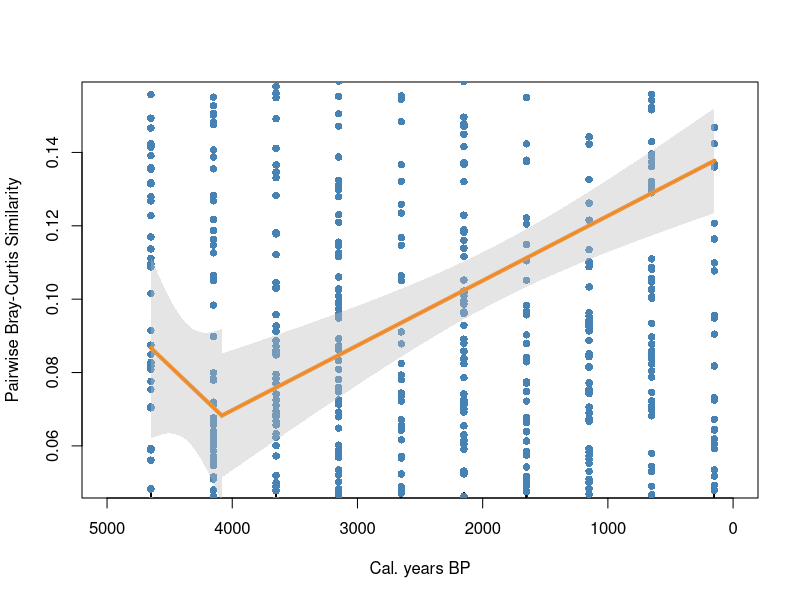
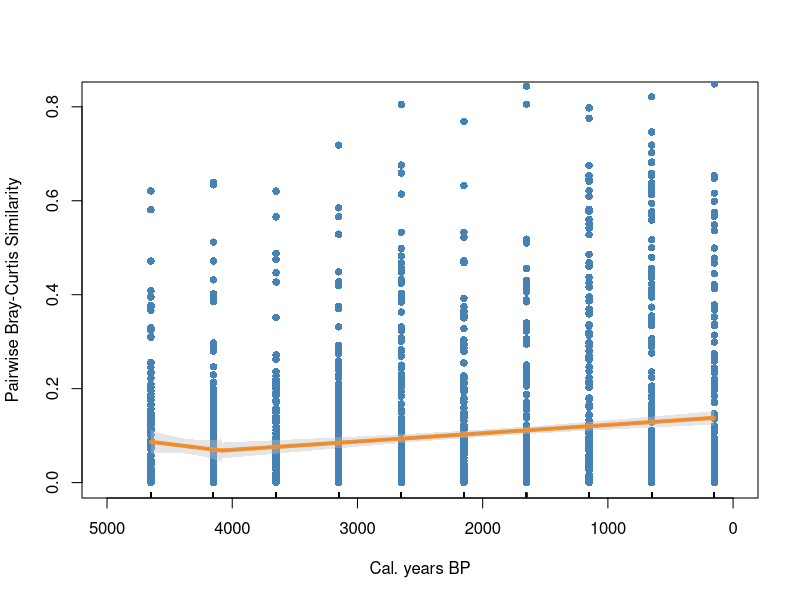

These charts were generated, in order, by the following R code:
#Similarity analysis based on rank####

library(ggplot2)
library(reshape)
library(tidyverse)
library(vegan)

data<-read.csv("Outputs/max_binned.csv", check.names = FALSE)
data<-data[-c(1)]

#columns 51, 153, 335 are metadata
data<-data[c(51, 153, 335, 1:50, 52:152, 154:334, 336:373)]

names(data)[2]<-"interval"
data$interval<-gsub("]","",as.character(data$interval))
data$interval<-gsub("\\(|\\)","",as.character(data$interval))

split<-strsplit(data$interval, split = ",")
matrix<-matrix(unlist(split),ncol=2,byrow=T)
matrix<-as.data.frame(matrix)
matrix$V1 <- as.numeric(matrix$V1)
matrix$V2 <- as.numeric(matrix$V2)
matrix$mean_interval_group<-rowMeans(matrix[1:2], na.rm=TRUE)

drop <- c("interval")
data = data[,!(names(data) %in% drop)]
data$mean_interval_age<-matrix$mean_interval_group
data<-data[c(373, 1:372)]

#drop columns when the column sum= 0
meta<-data[1:3]
data<-data[4:373]
data<-Filter(function(data) sum(abs(data), na.rm = TRUE) > 0, data)
data<-cbind(meta,data)

#Match the taxa names to rank####
# aggregate columns into groups

#family
look_up<- read.csv("Outputs/rank.csv", header = F, check.names = FALSE)
look_up<-t(look_up)
look_up<-as.data.frame(look_up)
colnames(look_up)[colnames(look_up) == "V1"] <- "name"
colnames(look_up)[colnames(look_up) == "V2"] <- "rank"
fam<- look_up[look_up$rank == "family", ]
fam<-fam$name
names.use <- names(data)[(names(data) %in% fam)]
fam.subset <- data[, names.use]
fam.subset<-cbind(meta,fam.subset)

fam.subset<-fam.subset[rowSums(fam.subset[4:99])>0,]

#genus
gen<- look_up[look_up$rank == "genus", ]
gen<-gen$name
names.use <- names(data)[(names(data) %in% gen)]
gen.subset <- data[, names.use]
gen.subset<-cbind(meta,gen.subset)

gen.subset<-gen.subset[rowSums(gen.subset[4:215])>0,]

#species
#sometimes spaces become full stops in the .csv
spe<- look_up[look_up$rank == "species", ]
spe<-spe$name
names.use <- names(data)[(names(data) %in% spe)]
spe.subset <- data[, names.use]
spe.subset<-cbind(meta,spe.subset)

spe.subset<-spe.subset[rowSums(spe.subset[4:43])>0,]

#Fam Similarity analysis ####
# Build unique pairs to compare each with each

data<-fam.subset
pairs<-expand.grid(unique(data$Site),unique(data$Site))
pairs<-pairs[pairs[,1]!=pairs[,2],]
for(i in 1:nrow(pairs)){	
  if(i>nrow(pairs)){break} else {
    a<-paste(pairs[,1],pairs[,2])
    b<-paste(pairs[,2],pairs[,1])	
    pairs<-pairs[-which(a[i]==b),]
  }}

comp<-list()
for(i in 1:nrow(pairs)){
  a<-data[data$Site ==pairs[i,1],]
  b<-data[data$Site ==pairs[i,2],]	
  times<-intersect(a$mean_interval_age, b$mean_interval_age)
  sims<-times
  sims[]<-NA
  for(d in times){
    sims[times==d]<-1-vegdist(rbind(a[a$mean_interval_age==d,4:99],b[b$mean_interval_age==d,4:99]),method="bray")}
  comp[[i]]<-data.frame(times,sims)
}

unique(data$Site)
sites<-list()
homogen<-matrix(NA,15,15)
colnames(homogen)<-unique(data$Site)
rownames(homogen)<-unique(data$Site)
R<-N<-homogen

for(i in unique(data$Site))
  abfrage<-pairs[,1] %in% i | pairs[,2] %in% i
  unique(data$Site)
  
  for(e in which(abfrage)){
    homogen[i,pairs[e,which(pairs[e,]!=i)]]<-coef(lm(sims~times,data=comp[[e]]))[2]
    N[i,pairs[e,which(pairs[e,]!=i)]]<-nrow(comp[[e]])
    R[i,pairs[e,which(pairs[e,]!=i)]]<-summary(lm(sims~times,data=comp[[e]]))$adj	
  }	

names(comp)<-paste(pairs[,1],pairs[,2])

dat.fam<-do.call("rbind", comp)
dat.fam$name<-unlist(lapply(strsplit(rownames(dat.fam),split="[.]"),function(x){x[[1]]}))

#Gen Similarity analysis ####
# Build unique pairs to compare each with each

data<-gen.subset
pairs<-expand.grid(unique(data$Site),unique(data$Site))
pairs<-pairs[pairs[,1]!=pairs[,2],]
for(i in 1:nrow(pairs)){	
  if(i>nrow(pairs)){break} else {
    a<-paste(pairs[,1],pairs[,2])
    b<-paste(pairs[,2],pairs[,1])	
    pairs<-pairs[-which(a[i]==b),]
  }}

comp<-list()
for(i in 1:nrow(pairs)){
  a<-data[data$Site ==pairs[i,1],]
  b<-data[data$Site ==pairs[i,2],]	
  times<-intersect(a$mean_interval_age, b$mean_interval_age)
  sims<-times
  sims[]<-NA
  for(d in times){
    sims[times==d]<-1-vegdist(rbind(a[a$mean_interval_age==d,4:215],b[b$mean_interval_age==d,4:215]),method="bray")}
  comp[[i]]<-data.frame(times,sims)
}

unique(data$Site)
sites<-list()
homogen<-matrix(NA,15,15)
colnames(homogen)<-unique(data$Site)
rownames(homogen)<-unique(data$Site)
R<-N<-homogen

for(i in unique(data$Site))
  abfrage<-pairs[,1] %in% i | pairs[,2] %in% i
  unique(data$Site)
  
  for(e in which(abfrage)){
    homogen[i,pairs[e,which(pairs[e,]!=i)]]<-coef(lm(sims~times,data=comp[[e]]))[2]
    N[i,pairs[e,which(pairs[e,]!=i)]]<-nrow(comp[[e]])
    R[i,pairs[e,which(pairs[e,]!=i)]]<-summary(lm(sims~times,data=comp[[e]]))$adj	
  }	
  
  names(comp)<-paste(pairs[,1],pairs[,2])
  
  dat.gen<-do.call("rbind", comp)
  dat.gen$name<-unlist(lapply(strsplit(rownames(dat.gen),split="[.]"),function(x){x[[1]]}))
  
  #Spe Similarity analysis ####
  # Build unique pairs to compare each with each
  
  data<-spe.subset
  pairs<-expand.grid(unique(data$Site),unique(data$Site))
  pairs<-pairs[pairs[,1]!=pairs[,2],]
  for(i in 1:nrow(pairs)){	
    if(i>nrow(pairs)){break} else {
      a<-paste(pairs[,1],pairs[,2])
      b<-paste(pairs[,2],pairs[,1])	
      pairs<-pairs[-which(a[i]==b),]
    }}
  
  comp<-list()
  for(i in 1:nrow(pairs)){
    a<-data[data$Site ==pairs[i,1],]
    b<-data[data$Site ==pairs[i,2],]	
    times<-intersect(a$mean_interval_age, b$mean_interval_age)
    sims<-times
    sims[]<-NA
    for(d in times){
      sims[times==d]<-1-vegdist(rbind(a[a$mean_interval_age==d,4:43],b[b$mean_interval_age==d,4:43]),method="bray")}
    comp[[i]]<-data.frame(times,sims)
  }
  
  unique(data$Site)
  sites<-list()
  #IMPORTANT once rows=0 have been removed####
  #there may be <15 sites
  homogen<-matrix(NA,11,11)
  colnames(homogen)<-unique(data$Site)
  rownames(homogen)<-unique(data$Site)
  R<-N<-homogen
  
  for(i in unique(data$Site))
    abfrage<-pairs[,1] %in% i | pairs[,2] %in% i
  unique(data$Site)
  
  #for(e in which(abfrage)){
    #homogen[i,pairs[e,which(pairs[e,]!=i)]]<-coef(lm(sims~times,data=comp[[e]]))[2]
    #N[i,pairs[e,which(pairs[e,]!=i)]]<-nrow(comp[[e]])
    #R[i,pairs[e,which(pairs[e,]!=i)]]<-summary(lm(sims~times,data=comp[[e]]))$adj	
  #}	
  
  names(comp)<-paste(pairs[,1],pairs[,2])
  
  dat.spe<-do.call("rbind", comp)
  dat.spe$name<-unlist(lapply(strsplit(rownames(dat.spe),split="[.]"),function(x){x[[1]]}))
  
  #Combine fam, gen, and spe####
  
  dat.fam$rank<-"family"
  dat.gen$rank<-"genus"
  dat.spe$rank<-"species"
  
  dat<-rbind(dat.fam, dat.gen)
  dat<-rbind(dat, dat.spe)
  #write.csv(dat, "Outputs/max_dat.csv")

  #Breakpoint model####
  
  library(segmented)
  m1<-lm(sims ~ times, data=dat)
  seg.mod<-segmented(m1) #1 breakpoint for x
  plot(seg.mod,ylim=c(0.050,0.155),lwd=3,xlim=c(5000,1),ylab="Pairwise Bray-Curtis Similarity", xlab="Cal. years BP")
  points(sims ~ times, data=dat,pch=16,col="steelblue")
  plot(seg.mod,ylim=c(0,1),lwd=4,add=T, col="darkorange1")
  plot(seg.mod,ylim=c(0,1),lwd=1,add=T,col="darkorange1", conf.level=0.95, shade = T)
  #abline(v=1650, col="black", lwd=2, lty=2)
  
  m1<-lm(sims ~ times, data=dat)
  seg.mod<-segmented(m1) #1 breakpoint for x
  plot(seg.mod,ylim=c(0,0.82),lwd=3,xlim=c(5000,1),ylab="Pairwise Bray-Curtis Similarity", xlab="Cal. years BP")
  points(sims ~ times, data=dat,pch=16,col="steelblue")
  plot(seg.mod,ylim=c(0,1),lwd=4,add=T, col="darkorange1")
  plot(seg.mod,ylim=c(0,1),lwd=1,add=T,col="darkorange1", conf.level=0.95, shade = T)
  #abline(v=3000, col="black", lwd=2, lty=2)
